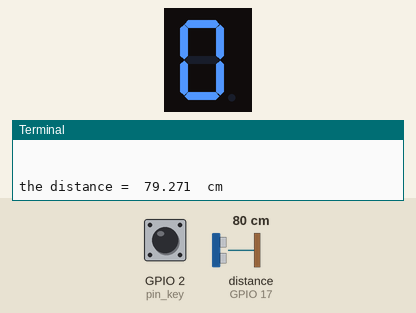
A program run on a simulated Raspberry Pi (BCM pin numbers). Parts: 1-digit seven-segment display, the last lines printed to the terminal. Inputs (shaded band) come from the test bench; at power-on: GPIO 2 (pin_key) HIGH, distance to the obstacle (sensor on GPIO 17) 80 cm. The echo pulse lasts 58.3 µs per cm; the segment pins are drawn as the display they are named for; the interpreter's speed is modelled, so counts of loop turns are approximate; the clock reads 2024-03-15 10:24:30 at power-on unless the program sets it.

Above: at 1.2 s.
1.3 s: GPIO 2 (pin_key) pulled LOW for 3 s
At 2.6 s:
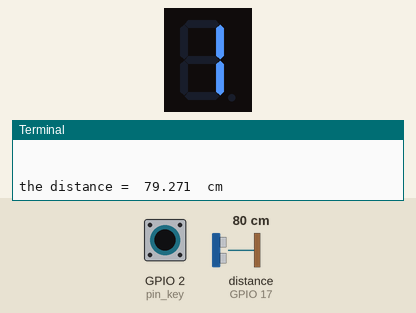
5.8 s: GPIO 2 (pin_key) pulled LOW for 3 s
At 7.2 s:
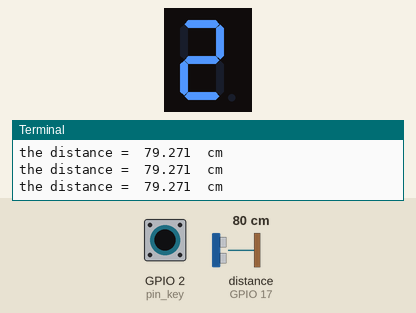
Timing chart, 0 to 8.8 s (numbered marks = the images above; inputs shaded):
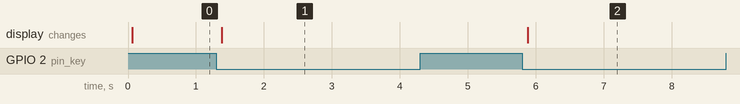

The program:

homework0428_repo2_2.py
```python
"""實驗二(2)
(1) 7-Segment由Key來控制
(2) Ultrasonic不再被Key控制，而是獨立在主程式運作，每隔3秒顯示障礙物的距離
"""

import RPi.GPIO as GPIO
from time import time
from time import sleep

GPIO.setmode(GPIO.BCM)
pin_segA = 24
pin_segB = 23
pin_segC = 21
pin_segD = 20
pin_segE = 16
pin_segF = 25
pin_segG = 12
pin_ultraTrig = 27
pin_ultraEcho = 17
pin_key = 2
sevenSegmentPin = [pin_segG, pin_segF, pin_segE, pin_segD, pin_segC, pin_segB, pin_segA]

sevenSegmentStringDict = {
    0: "0111111",
    1: "0000110",
    2: "1011011",
    3: "1001111",
    4: "1100110",
    5: "1101101",
    6: "1111101",
    7: "0000111",
    8: "1111111",
    9: "1101111",
    10: "1110111",
    11: "1111100",
    12: "0111001",
    13: "1011110",
    14: "1111001",
    15: "1110001"
}

userPressCount = 0


def stepInit():
    try:
        GPIO.setup(pin_key, GPIO.IN, GPIO.PUD_UP)
        GPIO.setup(pin_ultraEcho, GPIO.IN)
        GPIO.setup(pin_ultraTrig, GPIO.OUT)
        for pin in sevenSegmentPin:
            GPIO.setup(pin, GPIO.OUT)
        print("========== GPIO.setup done ==========")
        for pinIndex in range(7):
            value = int(sevenSegmentStringDict[0][pinIndex])
            GPIO.output(sevenSegmentPin[pinIndex], value)
        print("====== 7-Segment setup done =========")
        GPIO.output(pin_ultraTrig, False)
        print("====== ultraTrig setup done =========")
        global userPressCount
        userPressCount = 0
        print("====== variable setup done ==========")
        print("\n\n")
        print("=====================================")
        print("=====================================")
        print("=== press button to ++ the number ===")
        print("==== press keyboard ^C to finish ====")
        print("=====================================")
        print("=====================================")
        print("\n\n")
    except:
        print("now at state stepInit()")


def sevenSegmentControl(number):
    try:
        for pinIndex in range(7):
            value = int(sevenSegmentStringDict[number][pinIndex])
            GPIO.output(sevenSegmentPin[pinIndex], value)
    except:
        print("now at state sevenSegmentControl()")
        print("now number = ", number)


def ultrasonicEcho(value, timeout):
    count = timeout
    while GPIO.input(pin_ultraEcho) != value and count > 0:
        count = count - 1


def ultrasonicDistance():
    try:
        GPIO.output(pin_ultraTrig, True)
        sleep(0.001)
        GPIO.output(pin_ultraTrig, False)
        ultrasonicEcho(True, 5000)
        start = time()
        ultrasonicEcho(False, 5000)
        end = time()
        distance = round(((end - start) * 34000 / 2), 3)
        print("the distance = ", distance, " cm")
    except:
        print("now at state ultrasonicDistance()")


def keyAndSevenSegmentControl(pin_key):
    global userPressCount
    userPressCount += 1
    userPressCount %= 16
    sevenSegmentControl(userPressCount)


def main():
    stepInit()
    try:
        GPIO.add_event_detect(pin_key, GPIO.FALLING, callback=keyAndSevenSegmentControl, bouncetime=200)
        while (True):
            ultrasonicDistance()
            sleep(3)
    except KeyboardInterrupt:
        print("\n\n")
        print("============= user STOP =============")
    except:
        print("\n\n")
        print("========== other Exception ==========")
    finally:
        GPIO.cleanup()
        print("========== GPIO cleanup done ========")
        print("============ end of main() ==========")


main()
```

Measured:
- after the input at 1.3 s, the display: changes after 0.08 s (image 1)
- after the input at 5.8 s, the display: changes after 0.08 s (image 2)
